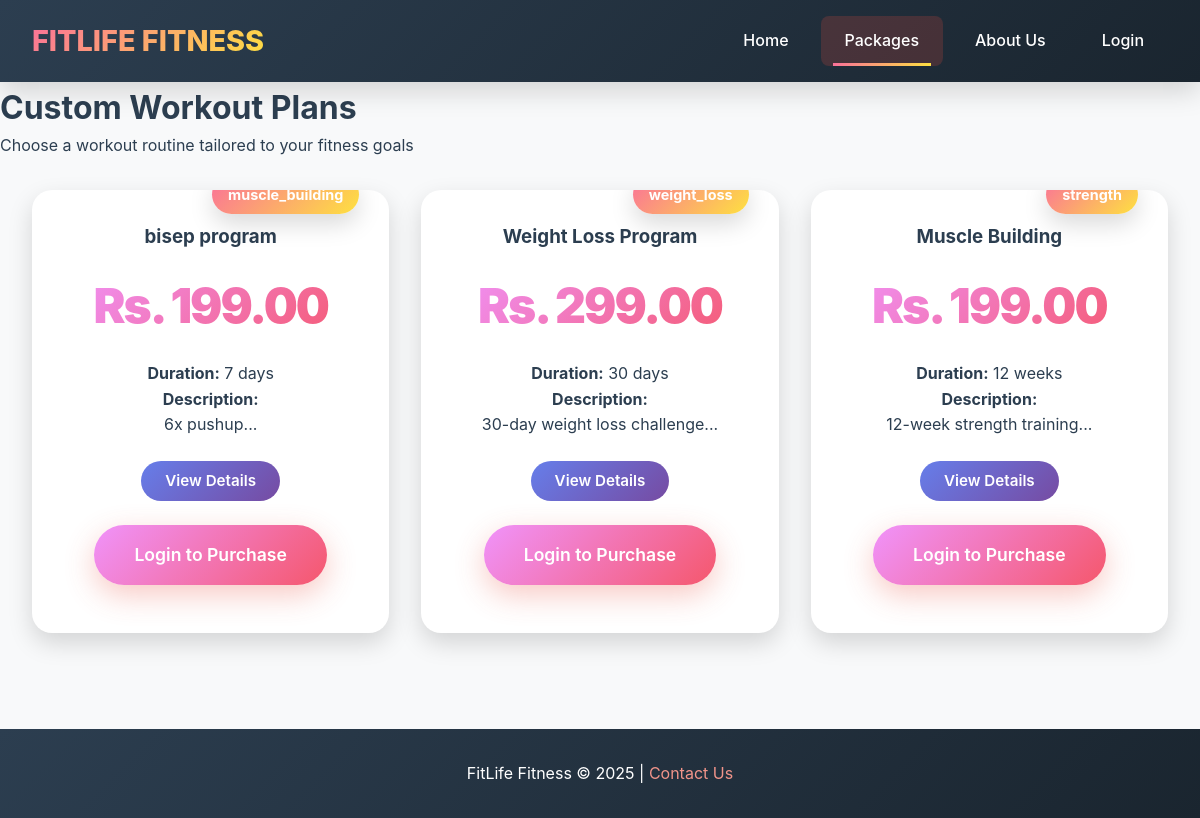
Page /public/packages.php on the committed database.
### tables this page shows
CREATE TABLE `packages` (
  `id` int(11) NOT NULL,
  `name` varchar(255) NOT NULL,
  `description` text DEFAULT NULL,
  `price` decimal(10,2) NOT NULL,
  `duration` varchar(100) DEFAULT NULL,
  `category` varchar(50) DEFAULT NULL,
  `created_by` int(11) NOT NULL,
  `created_at` timestamp NOT NULL DEFAULT current_timestamp()
);

### public/packages.php (the view, shortened to what this page needs)
<?php
require_once '../includes/database.php';
$stmt = $pdo->query("SELECT * FROM packages ORDER BY created_at DESC");
$packages = $stmt->fetchAll();
?>
<!DOCTYPE html>
<html>
<head>
    <link rel="stylesheet" href="../css/style.css">
</head>
<body>
    <nav>
        <div class="logo">FitLife Fitness</div>
        <div class="nav-links">
            <a href="../index.php">Home</a>
            <a href="packages.php" class="active">Packages</a>
            <a href="about.php">About Us</a>
            <a href="../login.php">Login</a>
        </div>
    </nav>
    <div class="container">
        <h1>Custom Workout Plans</h1>
        <p class="subtitle">Choose a workout routine tailored to your fitness goals</p>
        <div class="packages-grid">
            <?php if (empty($packages)): ?>
                <p>No workout packages available yet.</p>
            <?php else: ?>
                <?php foreach ($packages as $package): ?>
                <div class="package-card">
                    <div class="level-badge"><?php echo htmlspecialchars($package['category'] ?? 'General'); ?></div>
                    <h3><?php echo htmlspecialchars($package['name']); ?></h3>
                    <p class="price">Rs. <?php echo number_format($package['price'], 2); ?></p>
                    <div class="workout-details">
                        <p><strong>Duration:</strong> <?php echo htmlspecialchars($package['duration']); ?></p>
                        <p><strong>Description:</strong></p>
                        <p><?php echo htmlspecialchars(substr($package['description'], 0, 150)); ?>...</p>
                    </div>
                    <div style="margin-top: 15px;">
                        <a href="package-details.php?id=<?php echo $package['id']; ?>" class="btn-details">View Details</a>
                        <?php if (isset($_SESSION['user_id'])): ?>
                            <a href="../user/buy-package.php?id=<?php echo $package['id']; ?>" class="btn-book">Buy Now</a>
                        <?php else: ?>
                            <a href="../login.php" class="btn-book">Login to Purchase</a>
                        <?php endif; ?>
                    </div>
                </div>
                <?php endforeach; ?>
            <?php endif; ?>
        </div>
    </div>
    <footer>
        <p>FitLife Fitness &copy; 2025 | <a href="about.php#contact">Contact Us</a></p>
    </footer>
</body>
</html>

### css/style.css (style rules this page uses)
:root { --primary: #e74c3c; --primary-dark: #c0392b; --primary-light: #f1948a; --secondary: #2c3e50; --secondary-light: #34495e; --accent-green: #27ae60; --accent-blue: #3498db; --accent-gold: #f39c12; --white: #ffffff; --light: #f8f9fa; --gray: #95a5a6; --dark-gray: #7f8c8d; --gradient-primary: linear-gradient(135deg, #667eea 0%, #764ba2 100%); --gradient-fire: linear-gradient(135deg, #fa709a 0%, #fee140 100%); --gradient-sunset: linear-gradient(135deg, #f093fb 0%, #f5576c 100%); --gradient-ocean: linear-gradient(135deg, #4facfe 0%, #00f2fe 100%); --gradient-dark: linear-gradient(135deg, #2c3e50 0%, #1a252f 100%); --shadow: 0 4px 6px rgba(0,0,0,0.1); --shadow-lg: 0 10px 25px rgba(0,0,0,0.15); --shadow-xl: 0 20px 40px rgba(0,0,0,0.2); --radius: 8px; --radius-lg: 12px; --radius-xl: 20px; --radius-full: 9999px; --transition: 0.3s ease; }
* { margin: 0; padding: 0; box-sizing: border-box; }
html { scroll-behavior: smooth; }
body { font-family: 'Inter', -apple-system, sans-serif; line-height: 1.6; color: var(--secondary); background: var(--light); overflow-x: hidden; }
nav, .admin-nav, .user-nav { background: var(--gradient-dark); color: var(--white); padding: 1rem 2rem; position: sticky; top: 0; z-index: 1000; box-shadow: var(--shadow-lg); display: flex; justify-content: space-between; align-items: center; animation: slideDown 0.5s ease; }
.logo { font-size: 1.8rem; font-weight: 800; background: var(--gradient-fire); -webkit-background-clip: text; -webkit-text-fill-color: transparent; background-clip: text; text-transform: uppercase; cursor: pointer; transition: var(--transition); }
.nav-links { display: flex; gap: 0.5rem; align-items: center; }
.nav-links a { color: var(--white); text-decoration: none; padding: 0.75rem 1.5rem; border-radius: var(--radius); font-weight: 500; position: relative; transition: var(--transition); }
.nav-links a::before { content: ''; position: absolute; bottom: 0; left: 50%; width: 0; height: 3px; background: var(--gradient-fire); transform: translateX(-50%); transition: var(--transition); }
.nav-links a:hover::before, .nav-links a.active::before { width: 80%; }
.nav-links a.active { background: rgba(231, 76, 60, 0.2); }
.btn, .btn-primary, .btn-secondary, .btn-add, .btn-edit, .btn-delete, .btn-confirm, .btn-cancel, .btn-register, .btn-book, .btn-details, .btn-browse, .btn-view, .edit-btn, .delete-btn, .add-btn, .auth-submit { padding: 1rem 2.5rem; border: none; border-radius: var(--radius-full); cursor: pointer; font-size: 1.1rem; font-weight: 600; text-decoration: none; display: inline-block; margin: 0.5rem; transition: var(--transition); position: relative; overflow: hidden; }
.btn-primary, .btn-add, .add-btn, .btn-confirm, .btn-register, .btn-book, .btn-browse, .auth-submit { background: var(--gradient-sunset); color: var(--white); box-shadow: 0 10px 30px rgba(231, 76, 60, 0.3); }
.btn-details, .btn-view { background: var(--gradient-primary); color: var(--white); padding: 0.5rem 1.5rem; font-size: 0.95rem; }
.packages-grid { display: grid; grid-template-columns: repeat(auto-fit, minmax(320px, 1fr)); gap: 2rem; padding: 2rem; max-width: 1400px; margin: 0 auto; }
.package-card, .purchased-card { background: var(--white); border-radius: var(--radius-xl); padding: 2rem; text-align: center; position: relative; transition: var(--transition); box-shadow: var(--shadow-lg); overflow: hidden; }
.package-card::before, .purchased-card::before { content: ''; position: absolute; top: 0; left: 0; right: 0; height: 5px; background: var(--gradient-primary); transform: scaleX(0); transition: var(--transition); }
.badge, .level-badge { background: var(--gradient-fire); color: var(--white); padding: 0.5rem 1rem; position: absolute; top: -15px; right: 30px; border-radius: var(--radius-full); font-size: 0.9rem; font-weight: 700; box-shadow: var(--shadow-lg); transition: var(--transition); }
.price, .price-tag { font-size: 3rem; background: var(--gradient-sunset); -webkit-background-clip: text; -webkit-text-fill-color: transparent; background-clip: text; font-weight: 900; margin: 1rem 0; letter-spacing: -2px; }
footer { background: var(--gradient-dark); color: var(--white); text-align: center; padding: 2rem; margin-top: 4rem; }
footer a { color: var(--primary-light); text-decoration: none; transition: var(--transition); }

### rows in the picture
packages: category "muscle_building", name "bisep program", price "199.00", duration "7 days", description "6x pushup"
packages: category "weight_loss", name "Weight Loss Program", price "299.00", duration "30 days", description "30-day weight loss challenge"
packages: category "strength", name "Muscle Building", price "199.00", duration "12 weeks", description "12-week strength training"
